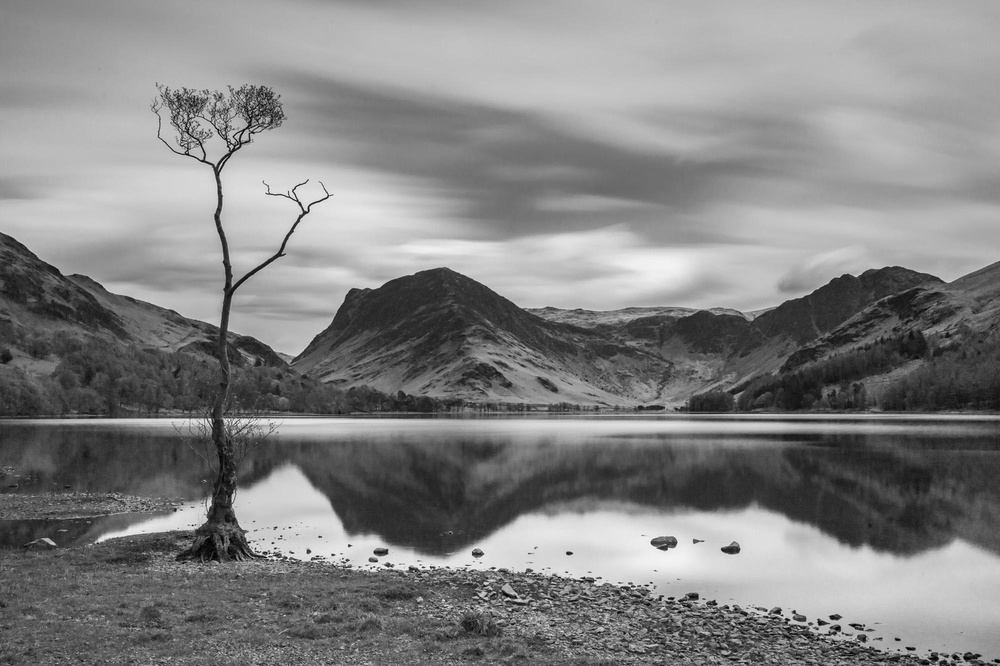
#> input picture images/image4.jpg, 1000 x 666 px, shrunk from 2000 x 1333 before the run
$ python main.py
#> lines starting #> are read from the running program, lines starting #| are printed output that depends on the picture
### histogram_equalization.py
import numpy as np


GRAY_LEVELS = 256
MAX_GRAY = 255


def calculate_histogram(image):
    """Calculate the histogram manually."""
    hist = np.zeros(GRAY_LEVELS, dtype=np.int64)

    for pixel in image.flatten():
        hist[pixel] += 1

    return hist


def normalize_histogram(hist, total_pixels):
    """Normalize the histogram."""
    return hist / total_pixels


def calculate_cdf(probability):
    """Calculate the CDF manually."""
    cdf = np.zeros(GRAY_LEVELS, dtype=np.float64)
    running_sum = 0.0

    for gray_level in range(GRAY_LEVELS):
        running_sum += probability[gray_level]
        cdf[gray_level] = running_sum

    return cdf


def create_mapping(cdf, hist):
    """Create the gray-level mapping."""
    used_levels = np.where(hist > 0)[0]

    if len(used_levels) == 0:
        return np.arange(GRAY_LEVELS, dtype=np.uint8)

    cdf_min = cdf[used_levels[0]]

    # Constant image
    if np.isclose(cdf_min, 1.0):
        return np.arange(GRAY_LEVELS, dtype=np.uint8)

    mapping = np.zeros(GRAY_LEVELS, dtype=np.uint8)

    for gray_level in range(GRAY_LEVELS):
        mapped_value = (
            (cdf[gray_level] - cdf_min)
            / (1.0 - cdf_min)
            * MAX_GRAY
        )

        mapping[gray_level] = np.uint8(
            np.clip(np.round(mapped_value), 0, MAX_GRAY)
        )

    return mapping


def apply_mapping(image, mapping):
    """Apply the mapping to every pixel."""
    output = np.zeros_like(image)
    height, width = image.shape

    for row in range(height):
        for col in range(width):
            output[row, col] = mapping[image[row, col]]

    return output


def equalize_histogram_manual(image):
    """Perform Histogram Equalization manually."""
    hist = calculate_histogram(image)
    probability = normalize_histogram(hist, image.size)
    cdf = calculate_cdf(probability)
    mapping = create_mapping(cdf, hist)
    equalized_image = apply_mapping(image, mapping)

    return {
        "image": equalized_image,
        "histogram": hist,
        "probability": probability,
        "cdf": cdf,
        "mapping": mapping,
    }


def compare_images(manual_result, opencv_result):
    """Calculate the exact pixel match percentage."""
    matching_pixels = np.count_nonzero(
        manual_result == opencv_result
    )

    return 100.0 * matching_pixels / manual_result.size

### visualization.py
import matplotlib.pyplot as plt

from histogram_equalization import calculate_histogram


def show_dashboard(
    original,
    manual_result,
    opencv_result,
    cdf,
    exact_match,
):
    """Display all important results in one 2x3 dashboard."""

    hist_original = calculate_histogram(original)
    hist_equalized = calculate_histogram(manual_result)

    fig, axes = plt.subplots(2, 3, figsize=(16, 9))
    fig.suptitle("Histogram and Histogram Equalization", fontsize=18)

    # Original image
    axes[0, 0].imshow(original, cmap="gray", vmin=0, vmax=255)
    axes[0, 0].set_title("Original Image")
    axes[0, 0].axis("off")

    # Manual result
    axes[0, 1].imshow(manual_result, cmap="gray", vmin=0, vmax=255)
    axes[0, 1].set_title("Manual Histogram Equalization")
    axes[0, 1].axis("off")

    # OpenCV result
    axes[0, 2].imshow(opencv_result, cmap="gray", vmin=0, vmax=255)
    axes[0, 2].set_title("OpenCV Histogram Equalization")
    axes[0, 2].axis("off")

    # Original histogram
    axes[1, 0].plot(range(256), hist_original)
    axes[1, 0].set_title("Original Histogram")
    axes[1, 0].set_xlabel("Gray Level")
    axes[1, 0].set_ylabel("Number of Pixels")
    axes[1, 0].set_xlim(0, 255)
    axes[1, 0].grid(alpha=0.3)

    # Equalized histogram
    axes[1, 1].plot(range(256), hist_equalized)
    axes[1, 1].set_title("Equalized Histogram")
    axes[1, 1].set_xlabel("Gray Level")
    axes[1, 1].set_ylabel("Number of Pixels")
    axes[1, 1].set_xlim(0, 255)
    axes[1, 1].grid(alpha=0.3)

    # CDF
    axes[1, 2].plot(range(256), cdf)
    axes[1, 2].set_title("Cumulative Distribution Function (CDF)")
    axes[1, 2].set_xlabel("Gray Level")
    axes[1, 2].set_ylabel("CDF")
    axes[1, 2].set_xlim(0, 255)
    axes[1, 2].set_ylim(0, 1)
    axes[1, 2].grid(alpha=0.3)

    # Exact Match
    fig.text(
        0.5,
        0.01,
        f"Manual vs OpenCV: Exact Match = {exact_match:.2f}%",
        ha="center",
        fontsize=10,
    )

    fig.subplots_adjust(
    left=0.055,
    right=0.985,
    top=0.91,
    bottom=0.10,
    hspace=0.08,
    wspace=0.30
)
    plt.show()

### main.py
from pathlib import Path
import sys

import cv2

from histogram_equalization import (
    compare_images,
    equalize_histogram_manual,
)
from visualization import show_dashboard


DEFAULT_IMAGE_PATH = "images/image4.jpg"
RESULTS_DIR = Path("results")


def read_grayscale_image(path):
    """Read an image directly as an 8-bit grayscale image."""
    image = cv2.imread(str(path), cv2.IMREAD_GRAYSCALE)

    if image is None:
        raise FileNotFoundError(f"Cannot find or open image: {path}")

    return image


def print_summary(image_path, image, manual_data, exact_match):
    """Print only the information useful for the assignment."""
    used_levels = (manual_data["histogram"] > 0).sum()

    print("=" * 68)
    print("HISTOGRAM AND HISTOGRAM EQUALIZATION DEMO")
    print("=" * 68)
    print(f"Input image                : {image_path}")
    print(f"Image size                 : {image.shape[1]} x {image.shape[0]}")
    print(f"Total pixels               : {image.size}")
    print(f"Input gray-level range     : {image.min()} - {image.max()}")
    print(f"Gray levels actually used : {used_levels} / 256")
    print()
    print("MANUAL vs OPENCV")
    print(f"Exact match                : {exact_match:.2f}%")
    print("=" * 68)


def main():
    # Usage:
    #   python main.py
    #   python main.py images/dark.jpg
    image_path = Path(sys.argv[1]) if len(sys.argv) > 1 else Path(DEFAULT_IMAGE_PATH)

    gray_image = read_grayscale_image(image_path)
#> in read_grayscale_image, image is the input picture: shape (666, 1000); min 0, max 250, mean 131.3

    # Manual implementation: no cv2.equalizeHist() is used here.
    manual_data = equalize_histogram_manual(gray_image)
#> the loop in calculate_histogram, `for pixel in image.flatten():` made 666000 passes
#> pixel on passes 1 to 3: 126, 126, 125
#> after the loop in calculate_histogram, `for pixel in image.flatten():`: hist = 256 values, max 8204 at index 185, min 0 at index 247, mean 2601.6
#> in equalize_histogram_manual, `probability = normalize_histogram(hist, image.size)`: probability = 256 values, max 0.0123 at index 185, min 0 at index 247, mean 0.00391
#> the loop in calculate_cdf, `for gray_level in range(GRAY_LEVELS):` made 256 passes
#> running_sum on passes 1 to 3: 3.6e-05, 5.56e-05, 8.41e-05
#> after the loop in calculate_cdf, `for gray_level in range(GRAY_LEVELS):`: cdf = 256 values from 3.6e-05 to 1; running_sum = 1
#> in equalize_histogram_manual, `cdf = calculate_cdf(probability)`: cdf = 256 values from 3.6e-05 to 1
#> in create_mapping, `used_levels = np.where(hist > 0)[0]`: used_levels = 250 values from 0 to 250
#> in create_mapping, `cdf_min = cdf[used_levels[0]]`: cdf_min = 3.6e-05
#> the loop in create_mapping, `for gray_level in range(GRAY_LEVELS):` made 256 passes
#> mapped_value on passes 1 to 3: 0, 0.00498, 0.0123
#> after the loop in create_mapping, `for gray_level in range(GRAY_LEVELS):`: mapping = 256 values from 0 to 255
#> after the loop in apply_mapping, `for row in range(height):`:
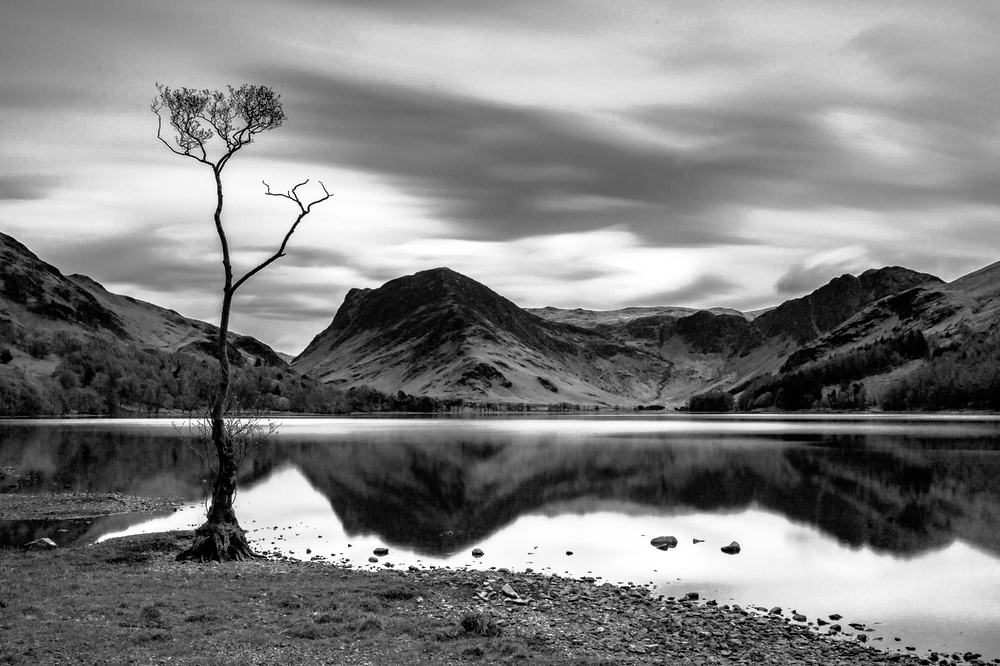
#> output: shape (666, 1000); min 0, max 255, mean 128.3
#> manual_data = 5 items
    manual_result = manual_data["image"]

    # Library implementation used only for comparison.
    opencv_result = cv2.equalizeHist(gray_image)

    exact_match = compare_images(
    manual_result,
    opencv_result
)
#> in compare_images, `matching_pixels = np.count_nonzero( manual_result == opencv_result )`: matching_pixels = 666000
#> exact_match = 100
    print_summary(image_path, gray_image, manual_data, exact_match)
#> in print_summary, `used_levels = (manual_data["histogram"] > 0).sum()`: used_levels = 250
#| Image size                 : 1000 x 666
#| Total pixels               : 666000
#| Input gray-level range     : 0 - 250
#| Gray levels actually used : 250 / 256
#| Exact match                : 100.00%

    RESULTS_DIR.mkdir(exist_ok=True)
    stem = image_path.stem

    manual_path = RESULTS_DIR / f"{stem}_manual.png"
    opencv_path = RESULTS_DIR / f"{stem}_opencv.png"

    cv2.imwrite(str(manual_path), manual_result)
    cv2.imwrite(str(opencv_path), opencv_result)

    show_dashboard(
    gray_image,
    manual_result,
    opencv_result,
    manual_data["cdf"],
    exact_match,
)
#> the loop in calculate_histogram (call 2), `for pixel in image.flatten():` made 666000 passes
#> in show_dashboard, `hist_original = calculate_histogram(original)`: hist_original has the same summary as hist in calculate_histogram
#> in show_dashboard, `hist_equalized = calculate_histogram(manual_result)`: hist_equalized = 256 values, max 8204 at index 201, min 0 at index 13, mean 2601.6
#> in show_dashboard, `plt.show()`:
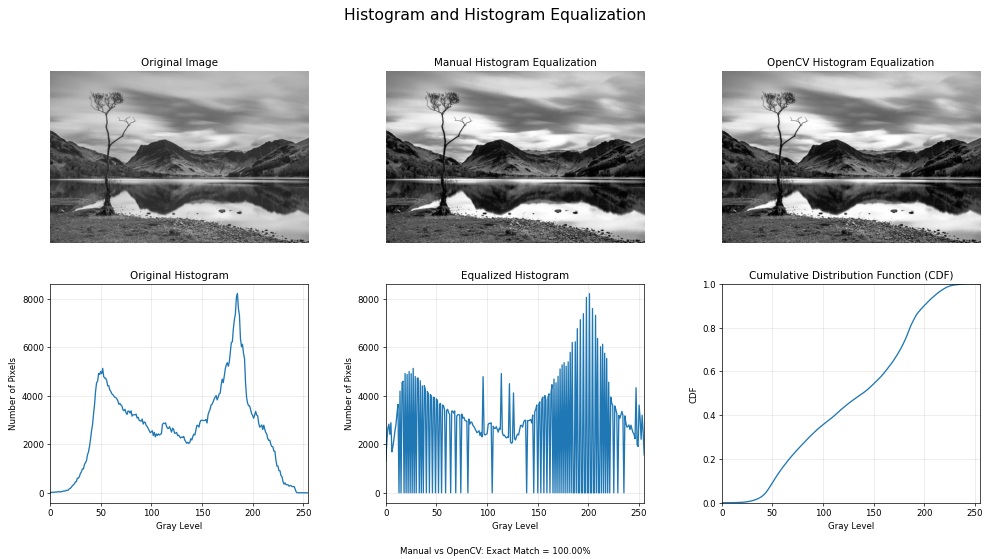
#> figure drawn by matplotlib, 6 panels; panel 4: curve peaks at x = 185, y = 8204; panel 5: curve peaks at x = 201, y = 8204; panel 6: curve peaks at x = 250, y = 1

    print(f"Saved manual result : {manual_path}")
    print(f"Saved OpenCV result : {opencv_path}")


if __name__ == "__main__":
    main()

$ run again, with images/image1.jpg copied over images/image4.jpg
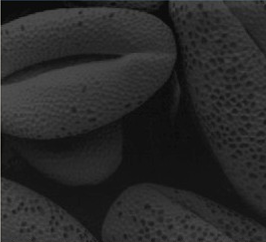
#> input picture images/image1.jpg, 266 x 242 px
#> the loop in calculate_histogram, `for pixel in image.flatten():` made 64372 passes
#> pixel on passes 1 to 3: 119, 28, 46
#> after the loop in calculate_histogram, `for pixel in image.flatten():`: hist = 256 values, max 2851 at index 20, min 0 at index 1, mean 251.5
#> probability = 256 values, max 0.0443 at index 20, min 0 at index 1, mean 0.00391
#> the loop in calculate_cdf, `for gray_level in range(GRAY_LEVELS):` made 256 passes
#> running_sum on passes 1 to 3: 0.0125, 0.0125, 0.0125
#> after the loop in calculate_cdf, `for gray_level in range(GRAY_LEVELS):`: cdf = 256 values from 0.0125 to 1; running_sum = 1
#> in equalize_histogram_manual, `cdf = calculate_cdf(probability)`: cdf = 256 values from 0.0125 to 1
#> in create_mapping, `used_levels = np.where(hist > 0)[0]`: used_levels = 113 values from 0 to 139
#> cdf_min = 0.0125
#> the loop in create_mapping, `for gray_level in range(GRAY_LEVELS):` made 256 passes
#> mapped_value on passes 1 to 3: 0, 0, 0
#> after the loop in create_mapping, `for gray_level in range(GRAY_LEVELS):`: mapping = 256 values from 0 to 255
#> after the loop in apply_mapping, `for row in range(height):`:
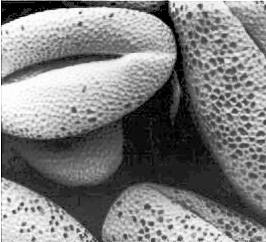
#> output: shape (242, 266); min 0, max 255, mean 128.5
#> manual_data = 5 items
#> matching_pixels = 64372
#> exact_match = 100
#> in print_summary, `used_levels = (manual_data["histogram"] > 0).sum()`: used_levels = 113
#| Image size                 : 266 x 242
#| Total pixels               : 64372
#| Input gray-level range     : 0 - 139
#| Gray levels actually used : 113 / 256
#| Exact match                : 100.00%
#> the loop in calculate_histogram (call 2), `for pixel in image.flatten():` made 64372 passes
#> hist_original has the same summary as hist in calculate_histogram
#> hist_equalized = 256 values, max 2851 at index 40, min 0 at index 3, mean 251.5

$ run again, with images/image2.jpg copied over images/image4.jpg
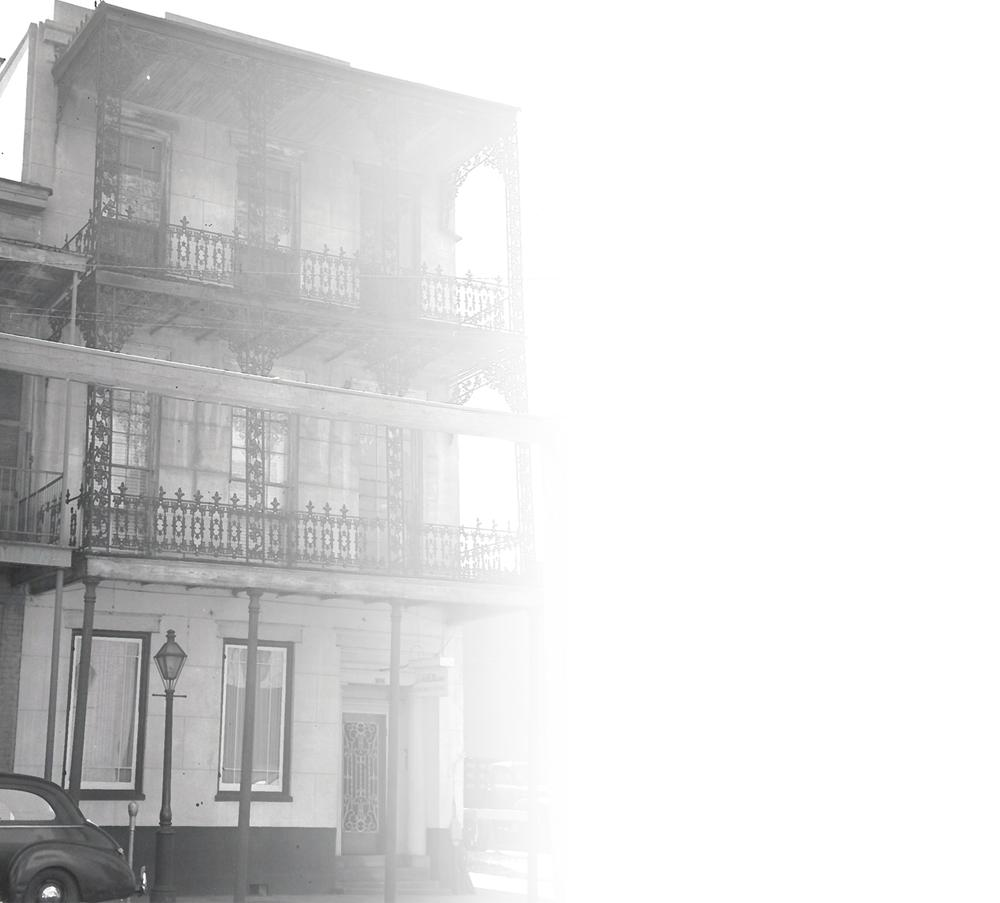
#> input picture images/image2.jpg, 1000 x 903 px
#> the loop in calculate_histogram, `for pixel in image.flatten():` made 903000 passes
#> pixel on passes 1 to 3: 255, 255, 255
#> after the loop in calculate_histogram, `for pixel in image.flatten():`: hist = 256 values, max 447965 at index 255, min 0 at index 0, mean 3527.3
#> probability = 256 values, max 0.496 at index 255, min 0 at index 0, mean 0.00391
#> the loop in calculate_cdf, `for gray_level in range(GRAY_LEVELS):` made 256 passes
#> running_sum on passes 1 to 3: 0, 0, 0
#> after the loop in calculate_cdf, `for gray_level in range(GRAY_LEVELS):`: cdf = 256 values from 0 to 1; running_sum = 1
#> in equalize_histogram_manual, `cdf = calculate_cdf(probability)`: cdf = 256 values from 0 to 1
#> in create_mapping, `used_levels = np.where(hist > 0)[0]`: used_levels = 216 values from 32 to 255
#> cdf_min = 1.11e-06
#> the loop in create_mapping, `for gray_level in range(GRAY_LEVELS):` made 256 passes
#> mapped_value on passes 1 to 3: -0.000282, -0.000282, -0.000282
#> after the loop in create_mapping, `for gray_level in range(GRAY_LEVELS):`: mapping = 256 values from 0 to 255
#> after the loop in apply_mapping, `for row in range(height):`:
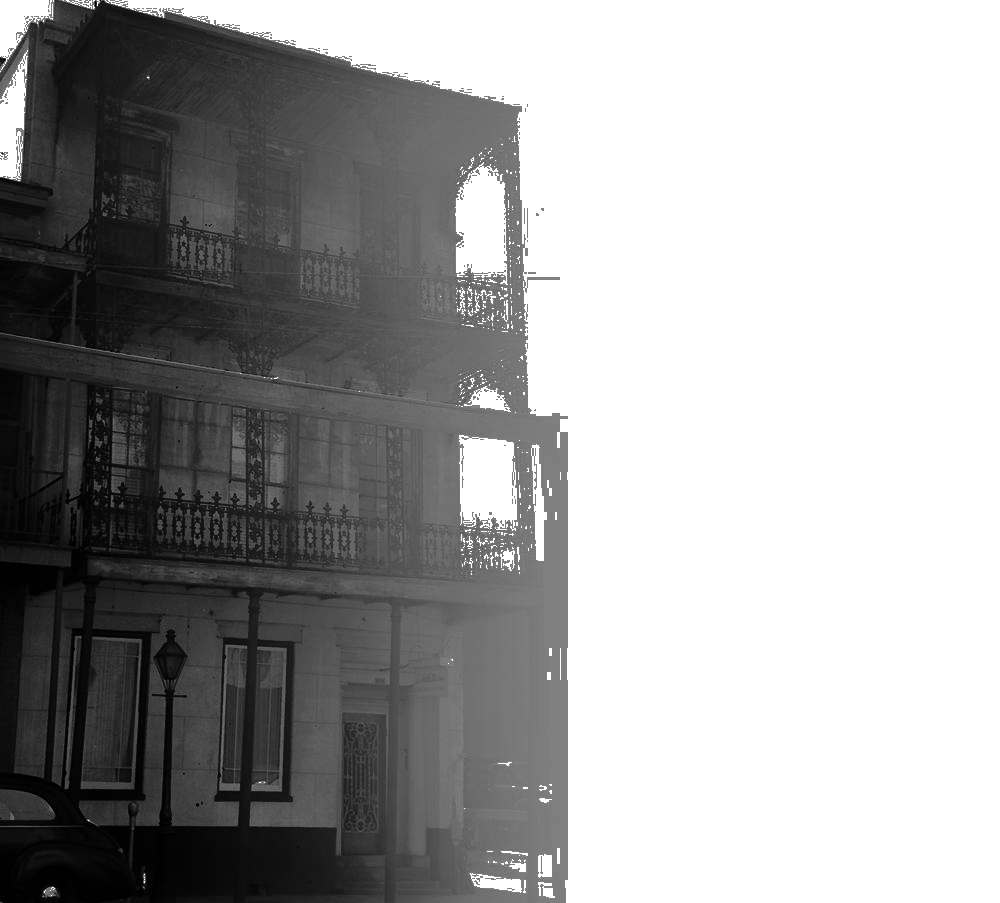
#> output: shape (903, 1000); min 0, max 255, mean 159.1
#> manual_data = 5 items
#> matching_pixels = 903000
#> exact_match = 100
#> in print_summary, `used_levels = (manual_data["histogram"] > 0).sum()`: used_levels = 216
#| Image size                 : 1000 x 903
#| Total pixels               : 903000
#| Input gray-level range     : 32 - 255
#| Gray levels actually used : 216 / 256
#| Exact match                : 100.00%
#> the loop in calculate_histogram (call 2), `for pixel in image.flatten():` made 903000 passes
#> hist_original has the same summary as hist in calculate_histogram
#> hist_equalized = 256 values, max 447965 at index 255, min 0 at index 49, mean 3527.3

$ run again, with images/image3.jpg copied over images/image4.jpg
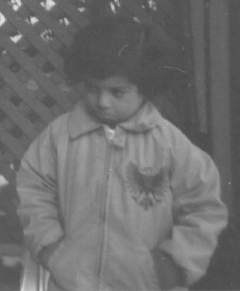
#> input picture images/image3.jpg, 240 x 291 px
#> in read_grayscale_image, image is the input picture: shape (291, 240); min 74, max 224, mean 110.3
#> the loop in calculate_histogram, `for pixel in image.flatten():` made 69840 passes
#> pixel on passes 1 to 3: 107, 108, 107
#> after the loop in calculate_histogram, `for pixel in image.flatten():`: hist = 256 values, max 3628 at index 82, min 0 at index 0, mean 272.8
#> probability = 256 values, max 0.0519 at index 82, min 0 at index 0, mean 0.00391
#> after the loop in calculate_cdf, `for gray_level in range(GRAY_LEVELS):`: cdf = 256 values from 0 to 1; running_sum = 1
#> in equalize_histogram_manual, `cdf = calculate_cdf(probability)`: cdf = 256 values from 0 to 1
#> in create_mapping, `used_levels = np.where(hist > 0)[0]`: used_levels = 121 values from 74 to 224
#> cdf_min = 2.86e-05
#> after the loop in create_mapping, `for gray_level in range(GRAY_LEVELS):`: mapping = 256 values from 0 to 255
#> after the loop in apply_mapping, `for row in range(height):`:
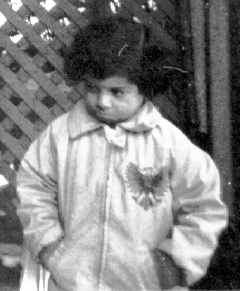
#> output: shape (291, 240); min 0, max 255, mean 130.4
#> manual_data = 5 items
#> matching_pixels = 69840
#> exact_match = 100
#> in print_summary, `used_levels = (manual_data["histogram"] > 0).sum()`: used_levels = 121
#| Image size                 : 240 x 291
#| Total pixels               : 69840
#| Input gray-level range     : 74 - 224
#| Gray levels actually used : 121 / 256
#| Exact match                : 100.00%
#> the loop in calculate_histogram (call 2), `for pixel in image.flatten():` made 69840 passes
#> hist_original has the same summary as hist in calculate_histogram
#> hist_equalized = 256 values, max 3628 at index 25, min 0 at index 1, mean 272.8
